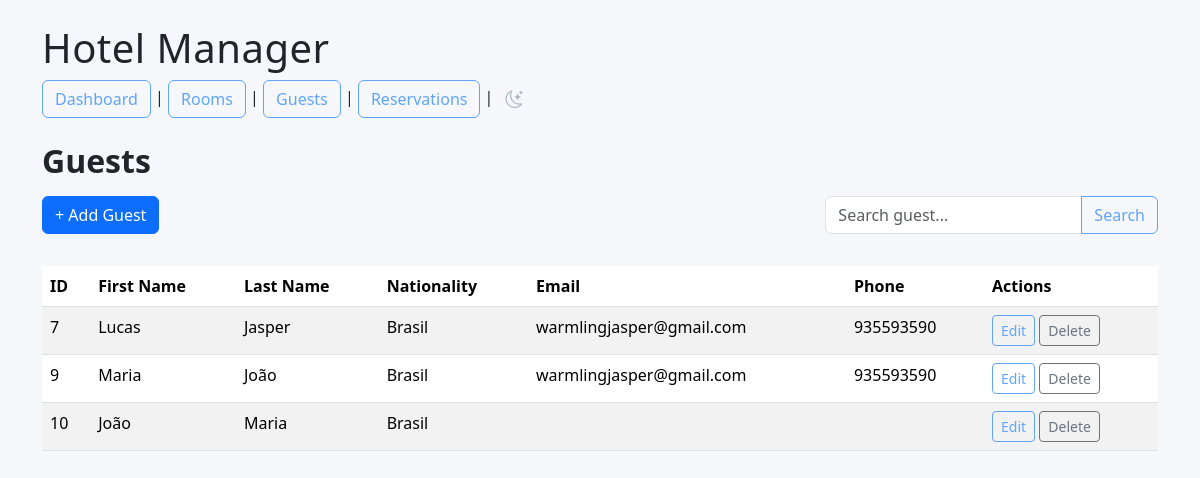
The page /guests/ on the database as committed earlier.
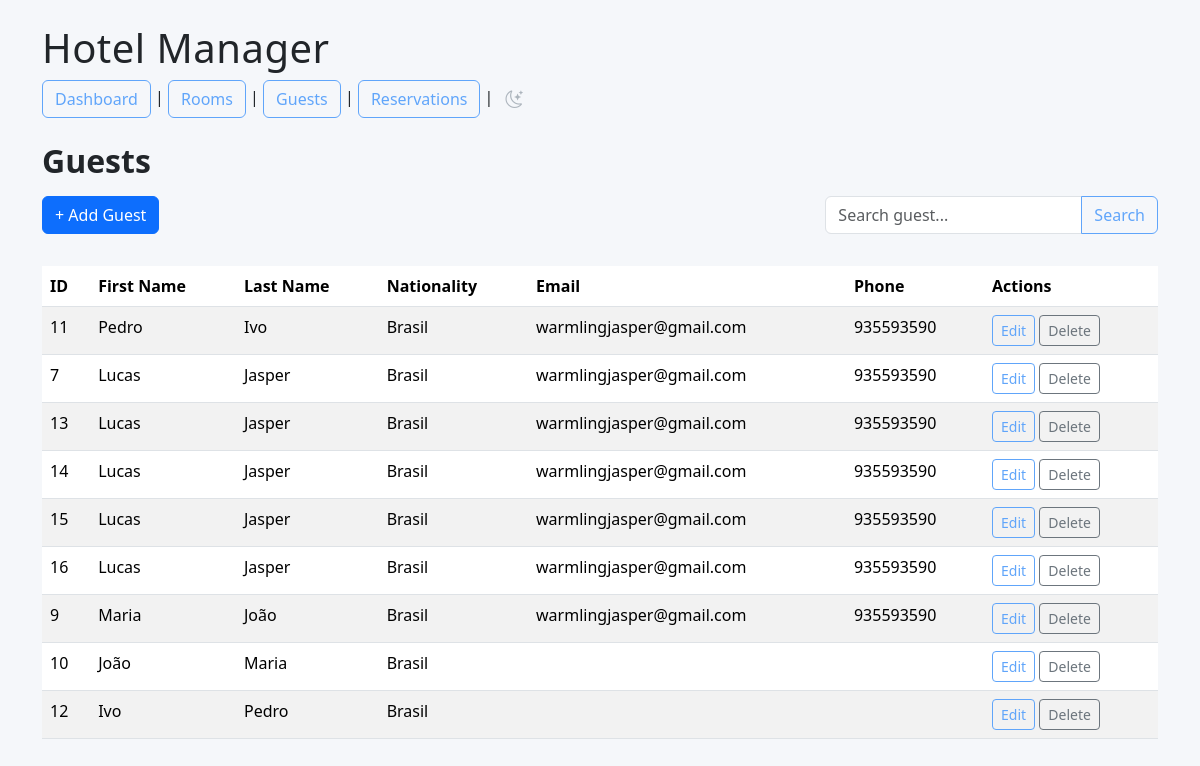
The same page on the database as committed later.
### guests/models.py (models this page shows, shortened)
class Guest(models.Model):
    first_name = models.CharField(max_length=50)
    last_name = models.CharField(max_length=50)
    nationality = models.CharField(max_length=50)
    date_of_birth = models.DateField()
    email = models.EmailField(blank=True)
    phone = models.CharField(max_length=20, blank=True)

### guests/views.py (the view, shortened to what this page needs)
# urls.py: path("", views.guest_list, name="guest_list"),
def guest_list(request):
    search = request.GET.get("search", "")
    guests = Guest.objects.all().order_by("last_name", "first_name")
    return render(
        request,
        "guests/guest_list.html",
        {
            "guests": guests,
            "search": search,
        }
    )

### guests/templates/guests/guest_list.html
{% extends "base.html" %}
{% block content %}
<h2 class="mb-3">Guests</h2>
<div class="d-flex justify-content-between align-items-center mb-3">
<a href="{% url 'guest_create' %}"
class="btn btn-primary mb-3">
    + Add Guest
</a>
<form method="GET" class="mb-3">
    <div class="input-group">
        <input
            type="text"
            name="search"
            class="form-control"
            placeholder="Search guest..."
            value="{{ search }}"
        >
        <button class="btn btn-outline-primary">
            Search
        </button>
    </div>
</form>
</div>
<table class="table table-striped table-hover">
    <thead>
        <tr>
            <th>ID</th>
            <th>First Name</th>
            <th>Last Name</th>
            <th>Nationality</th>
            <th>Email</th>
            <th>Phone</th>
            <th>Actions</th>
        </tr>
    </thead>
    <tbody>
        {% for guest in guests %}
        <tr>
            <td>{{ guest.id }}</td>
            <td>{{ guest.first_name }}</td>
            <td>{{ guest.last_name }}</td>
            <td>{{ guest.nationality }}</td>
            <td>{{ guest.email }}</td>
            <td>{{ guest.phone }}</td>
            <td>
                <a href="{% url 'guest_update' guest.pk %}" class="btn btn-outline-primary btn-sm">
                    Edit
                </a>
                <a href="{% url 'guest_delete' guest.pk %}" class="btn btn-outline-secondary btn-sm">
                    Delete
                </a>
            </td>
        </tr>
        {% empty %}
        <tr>
            <td colspan="6" class="text-center">
                No guests found.
            </td>
        </tr>
        {% endfor %}
    </tbody>
</table>
{% endblock %}

Rows that differ between the two databases and show on the page:
added Guest: id "11", first_name "Pedro", last_name "Ivo", nationality "Brasil", email "warmlingjasper@gmail.com", phone "935593590"
added Guest: id "13", first_name "Lucas", last_name "Jasper", nationality "Brasil", email "warmlingjasper@gmail.com", phone "935593590"
added Guest: id "14", first_name "Lucas", last_name "Jasper", nationality "Brasil", email "warmlingjasper@gmail.com", phone "935593590"
added Guest: id "15", first_name "Lucas", last_name "Jasper", nationality "Brasil", email "warmlingjasper@gmail.com", phone "935593590"
added Guest: id "16", first_name "Lucas", last_name "Jasper", nationality "Brasil", email "warmlingjasper@gmail.com", phone "935593590"
added Guest: id "12", first_name "Ivo", last_name "Pedro", nationality "Brasil"
